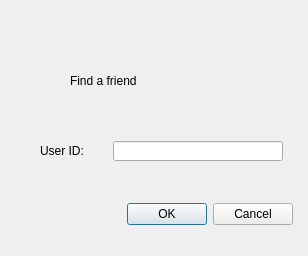
<?xml version="1.0" encoding="UTF-8"?>
<ui version="4.0">
 <class>Friend_Dialog</class>
 <widget class="QDialog" name="Friend_Dialog">
  <property name="geometry">
   <rect>
    <x>0</x>
    <y>0</y>
    <width>308</width>
    <height>256</height>
   </rect>
  </property>
  <property name="windowTitle">
   <string>Find a friend</string>
  </property>
  <widget class="QDialogButtonBox" name="buttonBox">
   <property name="geometry">
    <rect>
     <x>100</x>
     <y>200</y>
     <width>193</width>
     <height>28</height>
    </rect>
   </property>
   <property name="orientation">
    <enum>Qt::Horizontal</enum>
   </property>
   <property name="standardButtons">
    <set>QDialogButtonBox::Cancel|QDialogButtonBox::Ok</set>
   </property>
  </widget>
  <widget class="QLabel" name="label_3">
   <property name="geometry">
    <rect>
     <x>70</x>
     <y>60</y>
     <width>191</width>
     <height>41</height>
    </rect>
   </property>
   <property name="styleSheet">
    <string notr="true">font: 20pt &quot;Arial&quot;;</string>
   </property>
   <property name="text">
    <string>Find a friend</string>
   </property>
  </widget>
  <widget class="QWidget" name="layoutWidget">
   <property name="geometry">
    <rect>
     <x>40</x>
     <y>140</y>
     <width>243</width>
     <height>22</height>
    </rect>
   </property>
   <layout class="QHBoxLayout" name="horizontalLayout">
    <item>
     <widget class="QLabel" name="label">
      <property name="text">
       <string>User ID:</string>
      </property>
     </widget>
    </item>
    <item>
     <widget class="QLineEdit" name="user_id_lineEdit">
      <property name="minimumSize">
       <size>
        <width>170</width>
        <height>20</height>
       </size>
      </property>
      <property name="maximumSize">
       <size>
        <width>170</width>
        <height>20</height>
       </size>
      </property>
     </widget>
    </item>
   </layout>
  </widget>
 </widget>
 <resources/>
 <connections>
  <connection>
   <sender>buttonBox</sender>
   <signal>accepted()</signal>
   <receiver>Friend_Dialog</receiver>
   <slot>accept()</slot>
   <hints>
    <hint type="sourcelabel">
     <x>248</x>
     <y>254</y>
    </hint>
    <hint type="destinationlabel">
     <x>157</x>
     <y>274</y>
    </hint>
   </hints>
  </connection>
  <connection>
   <sender>buttonBox</sender>
   <signal>rejected()</signal>
   <receiver>Friend_Dialog</receiver>
   <slot>reject()</slot>
   <hints>
    <hint type="sourcelabel">
     <x>316</x>
     <y>260</y>
    </hint>
    <hint type="destinationlabel">
     <x>286</x>
     <y>274</y>
    </hint>
   </hints>
  </connection>
 </connections>
</ui>
